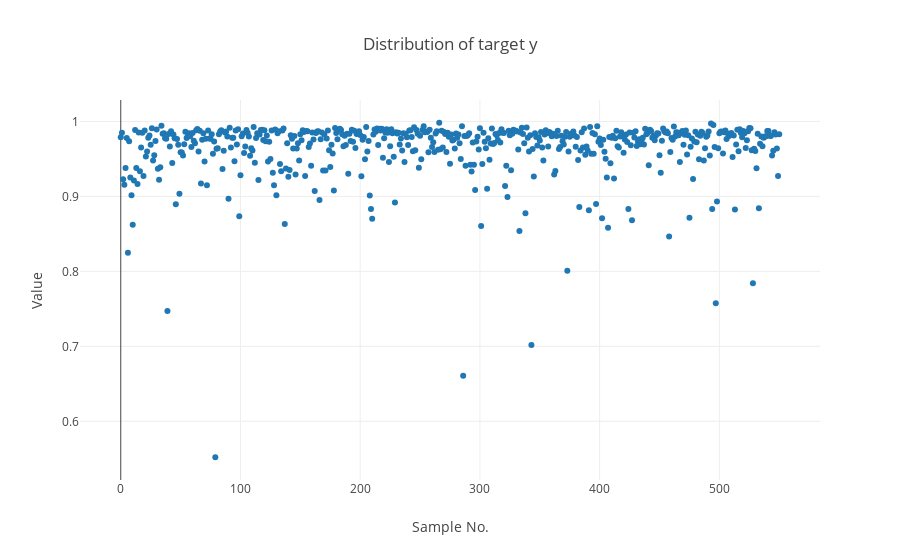

Source (notebook cell):
### Code cell
X, y = rna.iloc[:, :-1], rna.iloc[:, -1]
data1 = go.Scatter(
        y = y,
        mode = "markers",
        name = "y_ture",
)

layout = dict(
    xaxis=dict(
        title='Sample No.'
    ),
    yaxis=dict(
        title='Value'
    ),
    title="Distribution of target y"
    
)
fig = go.Figure(data=[data1], layout=layout)
iplot(fig)

# To show plot, paste the link to this GitHub notebook into http://nbviewer.jupyter.org/

### Figure 1 — Plotly figure (JSON) as saved in the notebook; plotly's stock layout.template omitted (floating-point values rounded to 4 significant figures; data arrays with more than 128 entries replaced by an {"elided": "..."} marker saying what was removed)
{"data": [{"mode": "markers", "name": "y_ture", "type": "scatter", "uid": "8226a721-1df0-11e9-a67b-acbc32846fd5", "y": {"elided": "551 float values"}}], "layout": {"title": "Distribution of target y", "xaxis": {"title": "Sample No."}, "yaxis": {"title": "Value"}}}
